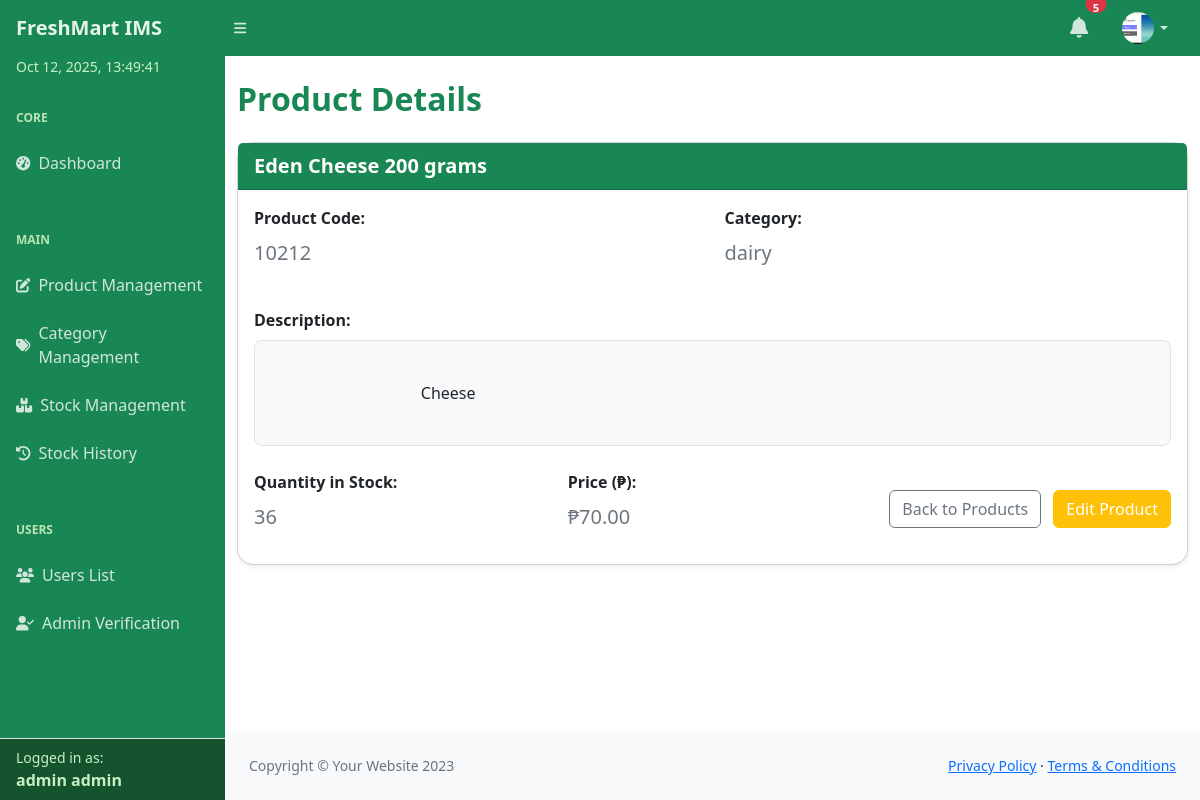
The page /inventory/products/1/ (signed in) on the database as committed earlier.
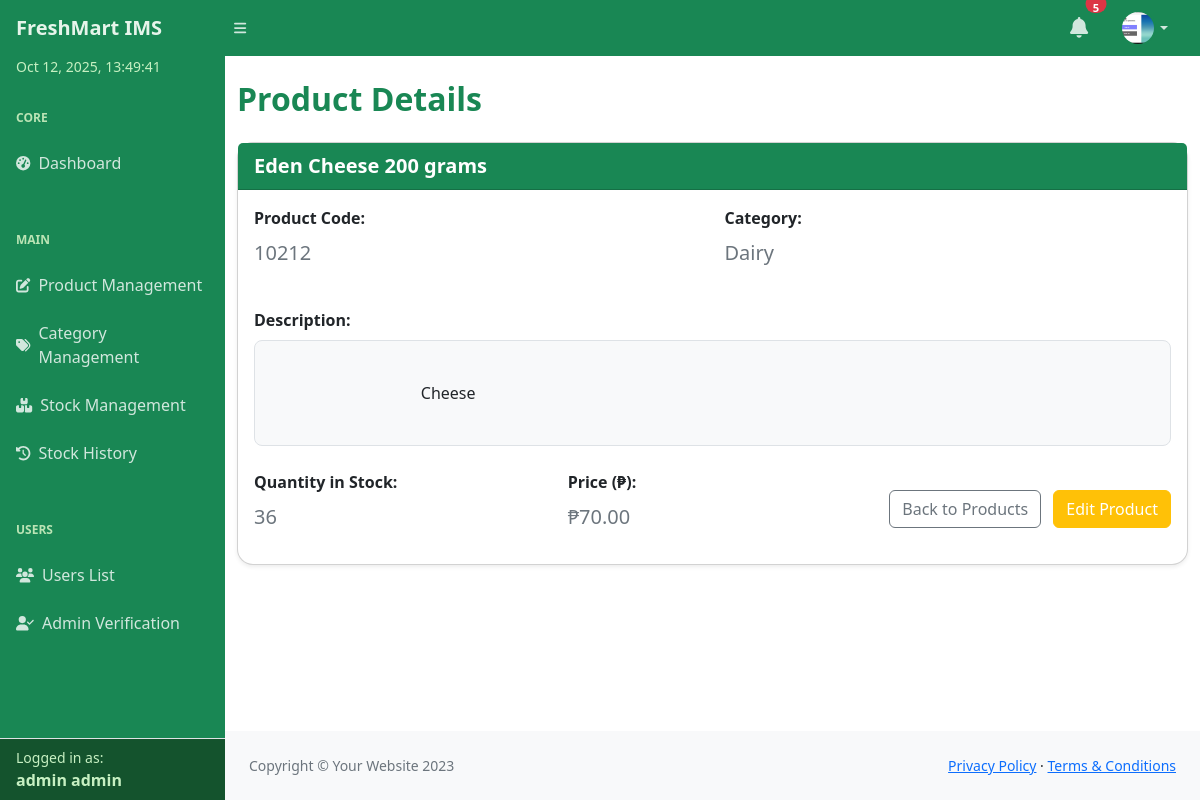
The same page on the database as committed later.
### inventory/models.py (models this page shows, shortened)
class InventoryItem(models.Model):
    product_name = models.CharField(max_length=100)
    product_code = models.CharField(max_length=50)
    description = models.TextField(blank=True)
    quantity_in_stock = models.IntegerField(default=0)
    price = models.DecimalField(max_digits=10, decimal_places=2)
    category = models.ForeignKey(Category, on_delete=models.SET_NULL, null=True, blank=True)
    created_at = models.DateTimeField(auto_now_add=True)
    updated_at = models.DateTimeField(auto_now=True)

class Category(models.Model):
    category_name = models.CharField(max_length=100)
    description = models.TextField(blank=True)
    def __str__(self):
        return self.category_name

### inventory/views.py (the view)
# urls.py: path('products/<int:pk>/', views.product_detail, name='product_detail'),
def product_detail(request, pk):
    product = get_object_or_404(InventoryItem, pk=pk)
    return render(request, 'inventory/product_detail.html', {
        'product': product
    })

### inventory/context_processors.py (called while the page is built)
def profile_picture(request):
    if request.user.is_authenticated:
        profile = getattr(request.user, 'userprofile', None)
        if profile and profile.picture:
            return {'profile_picture_url': profile.picture.url}
    return {'profile_picture_url': None}

### templates/inventory/product_detail.html (shortened to what this page needs)
{% include "partials/header.html" %}
<body class="sb-nav-fixed">
    {% include "partials/navbar.html" %}
    <div id="layoutSidenav">
        {% include "partials/sidebar.html" %}
        <div id="layoutSidenav_content">
            <main class="container mt-4">
                <h2 class="mb-4 fw-bold text-success">Product Details</h2>
                <div class="card shadow-sm mb-4 rounded-4">
                    <div class="card-header bg-success text-white fw-semibold fs-5">
                        {{ product.product_name }}
                    </div>
                    <div class="card-body">
                        <div class="row g-4">
                            <div class="col-md-6">
                                <p class="mb-2"><strong>Product Code:</strong></p>
                                <p class="text-muted fs-5">{{ product.product_code }}</p>
                            </div>
                            <div class="col-md-6">
                                <p class="mb-2"><strong>Category:</strong></p>
                                <p class="text-muted fs-5">{{ product.category }}</p>
                            </div>
                            <div class="col-12">
                                <p class="mb-2"><strong>Description:</strong></p>
                                <div class="border rounded-3 p-3 bg-light" style="min-height: 80px; white-space: pre-wrap; font-size: 1rem;">
                                    {{ product.description|linebreaksbr }}
                                </div>
                            </div>
                            <div class="col-md-4">
                                <p class="mb-2"><strong>Quantity in Stock:</strong></p>
                                <p class="text-muted fs-5">{{ product.quantity_in_stock }}</p>
                            </div>
                            <div class="col-md-4">
                                <p class="mb-2"><strong>Price (₱):</strong></p>
                                <p class="text-muted fs-5">₱{{ product.price|floatformat:2 }}</p>
                            </div>
                            <div class="col-md-4 d-flex align-items-center justify-content-md-end">
                                <div>
                                    <a href="{% url 'product_manage' %}" class="btn btn-outline-secondary me-2">
                                         Back to Products
                                    </a>
                                    <a href="{% url 'product_edit' product.id %}" class="btn btn-warning text-white">
                                         Edit Product
                                    </a>
                                </div>
                            </div>
                        </div>
                    </div>
                </div>
            </main>
            {% include "partials/footer.html" %}
        </div>
    </div>
</body>
</html>

Rows that differ between the two databases and show on the page:
changed through a linked row, InventoryItem "Eden Cheese 200 grams": category "dairy" → "Dairy"
